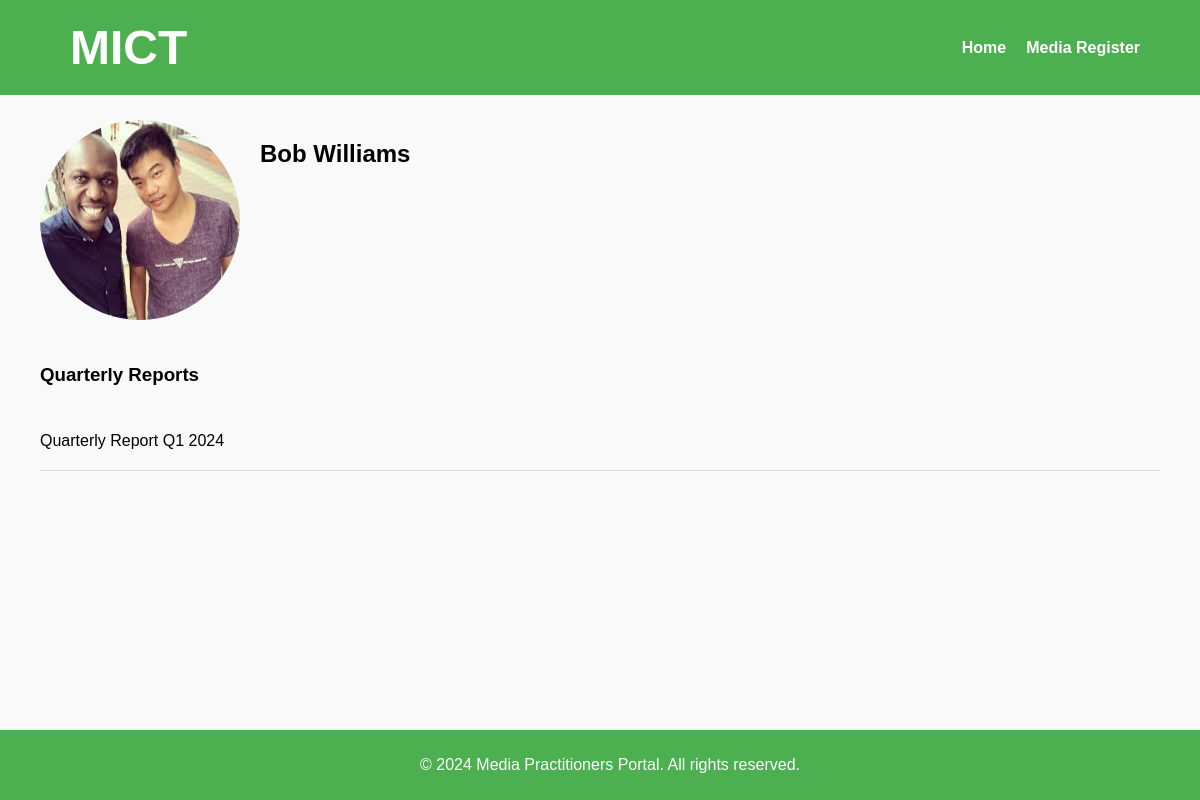
The page /view_reports.php?id=2 on the database its author committed.
### tables this page shows
CREATE TABLE `pro_register` (
  `id` int(11) NOT NULL,
  `pro_id` int(11) DEFAULT NULL,
  `status` enum('active','inactive') DEFAULT 'active',
  `engagement_rate` int(11) DEFAULT 0,
  `quarterly_reports` text DEFAULT NULL
);

CREATE TABLE `public_relations_officers` (
  `id` int(11) NOT NULL,
  `first_name` varchar(255) NOT NULL,
  `last_name` varchar(255) NOT NULL,
  `email` varchar(255) NOT NULL,
  `phone_number` varchar(50) DEFAULT NULL,
  `agency_id` int(11) DEFAULT NULL,
  `credentials` text DEFAULT NULL,
  `professional_history` text DEFAULT NULL,
  `created_at` timestamp NOT NULL DEFAULT current_timestamp(),
  `updated_at` timestamp NOT NULL DEFAULT current_timestamp() ON UPDATE current_timestamp(),
  `profile_image` varchar(255) DEFAULT NULL
);

### Public/view_reports.php (the view, shortened to what this page needs)
<?php
include 'components/db_connect.php';
include 'components/header.php';
$pro_id = isset($_GET['id']) ? intval($_GET['id']) : 0;
$sql = "SELECT pro.first_name, pro.last_name, pro.profile_image, pr.quarterly_reports
        FROM public_relations_officers pro
        LEFT JOIN pro_register pr ON pro.id = pr.pro_id
        WHERE pro.id = ?";
$stmt = $conn->prepare($sql);
$stmt->bind_param("i", $pro_id);
$stmt->execute();
$result = $stmt->get_result();
$pro = $result->fetch_assoc();
$quarterly_reports = !empty($pro['quarterly_reports']) ? $pro['quarterly_reports'] : null;
?>
<main>
<div class="container">
    <div class="profile-container">
        <div class="profile-image">
            <?php if (!empty($pro['profile_image'])): ?>
                <img src="<?php echo 'pro-img/' . htmlspecialchars($pro['profile_image']); ?>" alt="Profile Image">
            <?php else: ?>
                <img src="path_to_default_image.jpg" alt="Default Profile Image">
            <?php endif; ?>
        </div>
        <div class="profile-details">
            <h2><?php echo htmlspecialchars($pro['first_name'] . ' ' . $pro['last_name']); ?></h2>
        </div>
    </div>
    <div class="reports-header">
        <h3>Quarterly Reports</h3>
    </div>
    <div class="reports-container">
        <?php
        if ($quarterly_reports) {
            $reports = explode("\n", $quarterly_reports);
            foreach ($reports as $report) {
                echo "<div class='report'>
                        <p>" . nl2br(htmlspecialchars($report)) . "</p>
                      </div>";
            }
        } else {
            echo "<p>No quarterly reports found.</p>";
        }
        ?>
    </div>
</div>
</main>
<?php include 'components/footer.php'; ?>

### Public/styles/styles.css (style rules this page uses)
body { font-family: Arial, sans-serif; margin: 0; padding: 0; background-color: #f9f9f9; }
main { padding: 20px; max-width: 1200px; margin: 0 auto; }
.container { margin-top: 80px; padding: 20px; }
.profile-details { max-width: 600px; }

### Public/view_reports.php (style rules this page uses)
.profile-container { display: flex; align-items: flex-start; margin-bottom: 20px; }
.profile-image img { width: 200px; height: 200px; border-radius: 50%; margin-right: 20px; }
.profile-details { max-width: 600px; }
.reports-header { margin-top: 40px; margin-bottom: 20px; }
.reports-container { margin-top: 20px; }
.report { border-bottom: 1px solid #ddd; padding: 10px 0; }
.report p { margin-bottom: 10px; }

### rows shown on the page
pro_register: pro.profile_image (picture), pro.last_name "Bob Williams", quarterly_reports "Quarterly Report Q1 2024"
